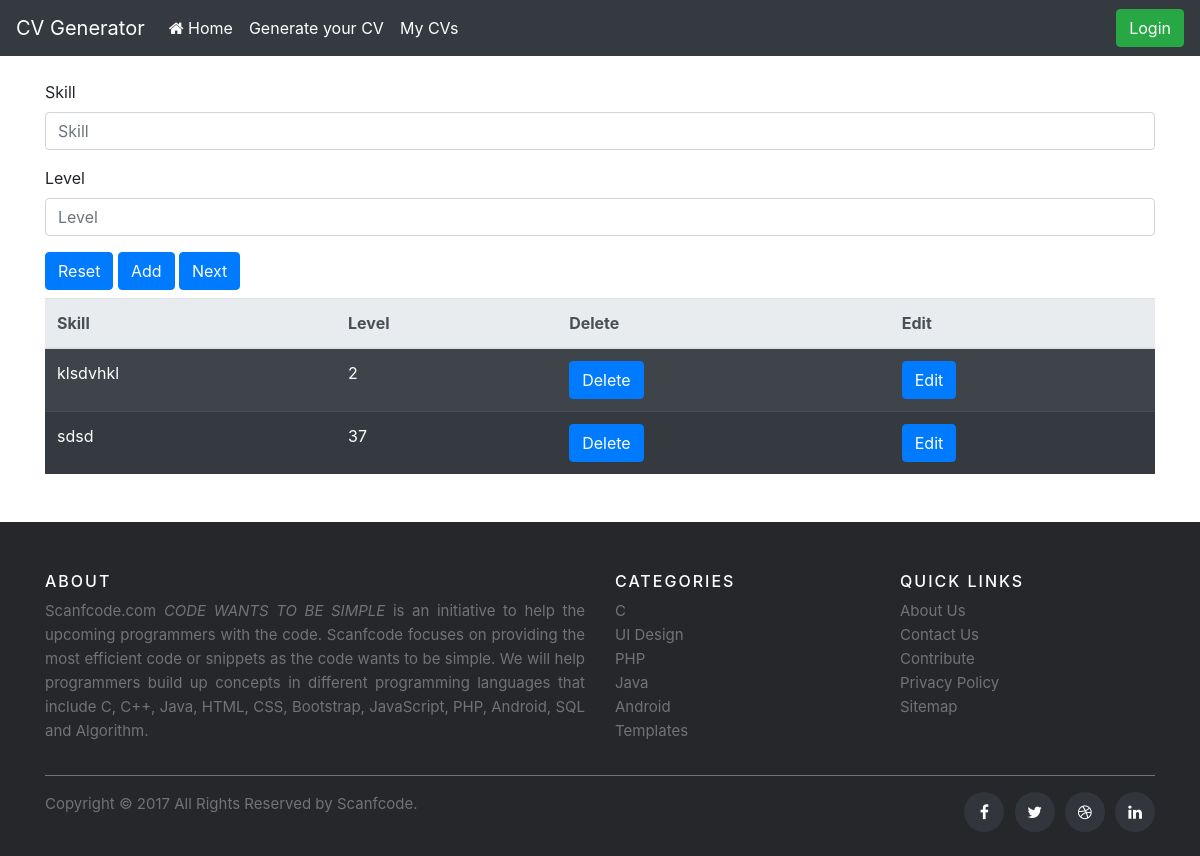
The page /skill_view/1/ on the database as committed earlier.
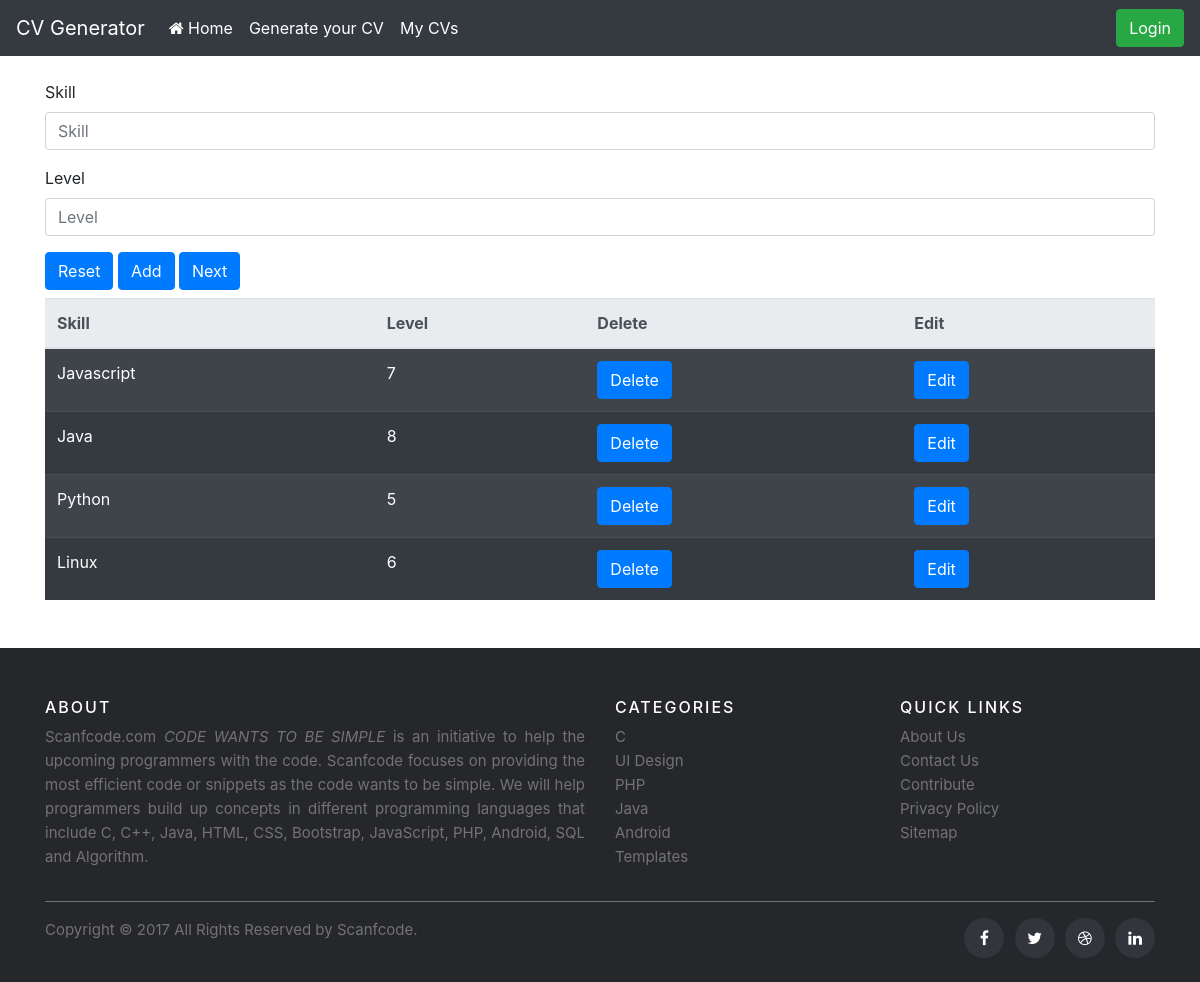
The same page on the database as committed later.
### cvsite/models.py (models this page shows)
class Skill(models.Model):
    skill = models.CharField(max_length=100)
    level = models.CharField(max_length=50)
    data = models.ForeignKey(Data, on_delete=models.CASCADE)

### cvsite/views.py (the view)
# urls.py: path('skill_view/<data>/', skill_view, name='skill'),
def skill_view(request, data=None):
    myskill = Skill.objects.all().filter(data=data)
    if 'add' in request.POST:
        if request.method == 'POST':
            form = SkillForm(request.POST)
            if form.is_valid():
                sk = form.save(commit=False)
                sk.data_id = data
                sk.save()
                messages.success(request, 'Skill saved')
                return redirect('skill', data=data)
    else:
        form = SkillForm()
    return render(request, 'form_skill.html', {'form': form, 'mysk': myskill, })

### cvsite/forms.py
class SkillForm(forms.ModelForm):
    class Meta:
        model = Skill
        fields = '__all__'
        exclude = ['data']

### templates/form_skill.html (shortened to what this page needs)
{% extends 'base.html' %}
{% load bootstrap4 %}
{% block content %}
    <form action="" method="post">
        {% bootstrap_form form %}
        <button type="reset" class="btn btn-primary mb-2">Reset</button>
        <button type="submit" class="btn btn-primary mb-2" name="add">Add</button>
        <a href="{% url 'next_skill' %}" class="btn btn-primary mb-2">Next</a>
    </form>
    <table class="table table-striped table-dark">
        <thead class="thead-light">
        <tr>
            <th>Skill</th>
            <th>Level</th>
            <th>Delete</th>
            <th>Edit</th>
        </tr>
        </thead>
        {% for element in mysk %}
            <tr>
                <td>{{ element.skill }}</td>
                <td>{{ element.level }}</td>
                <td><a name="css" href="{% url 'skill_delete' data=element.data_id pk=element.id %}"
                       class="btn btn-primary btn-xs">Delete</a></td>
                <td><a name="css" href="{% url 'skill_edit' data=element.data_id pk=element.id %}"
                       class="btn btn-primary btn-xs">Edit</a></td>
            </tr>
        {% endfor %}
    </table>
{% endblock %}

Rows that differ between the two databases and show on the page:
changed Skill: skill "klsdvhkl" → "Javascript"; level "2" → "7"
changed Skill: skill "sdsd" → "Java"; level "37" → "8"
now on this page (row edited): Skill: skill "Python", level "5"
now on this page (row edited): Skill: skill "Linux", level "6"
